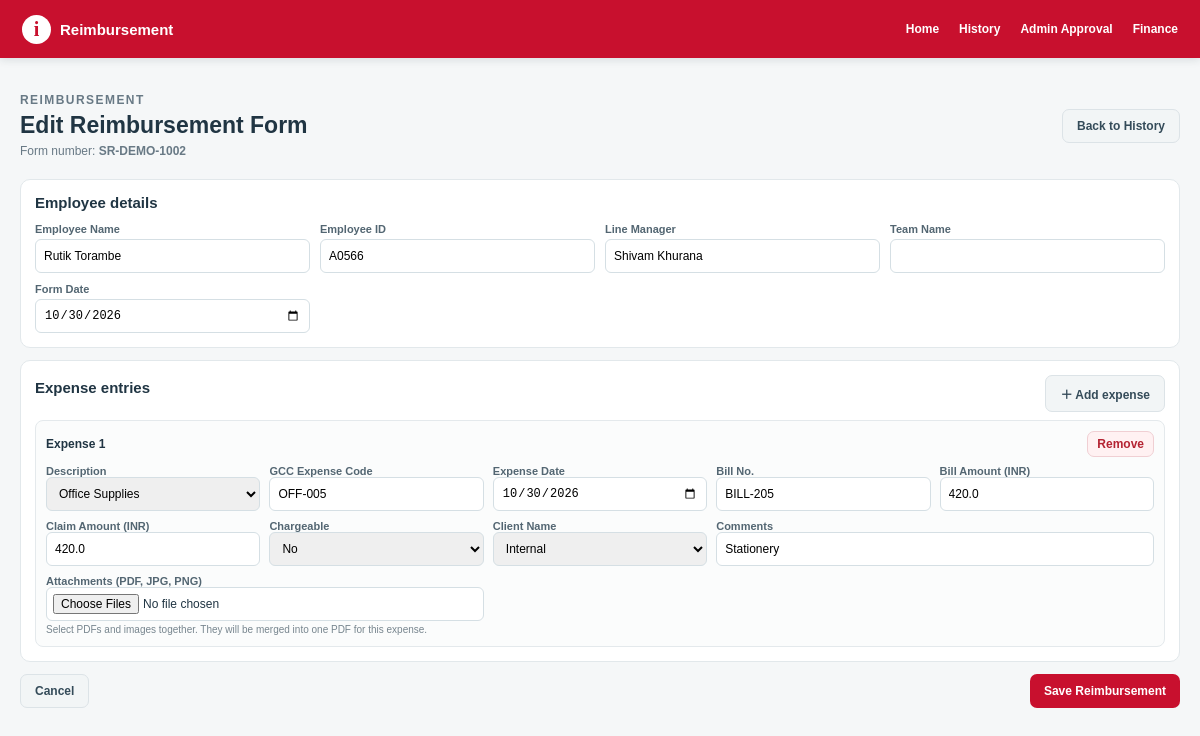
/reimbursement/SR-DEMO-1002/edit, run on an earlier commit of the app's database.
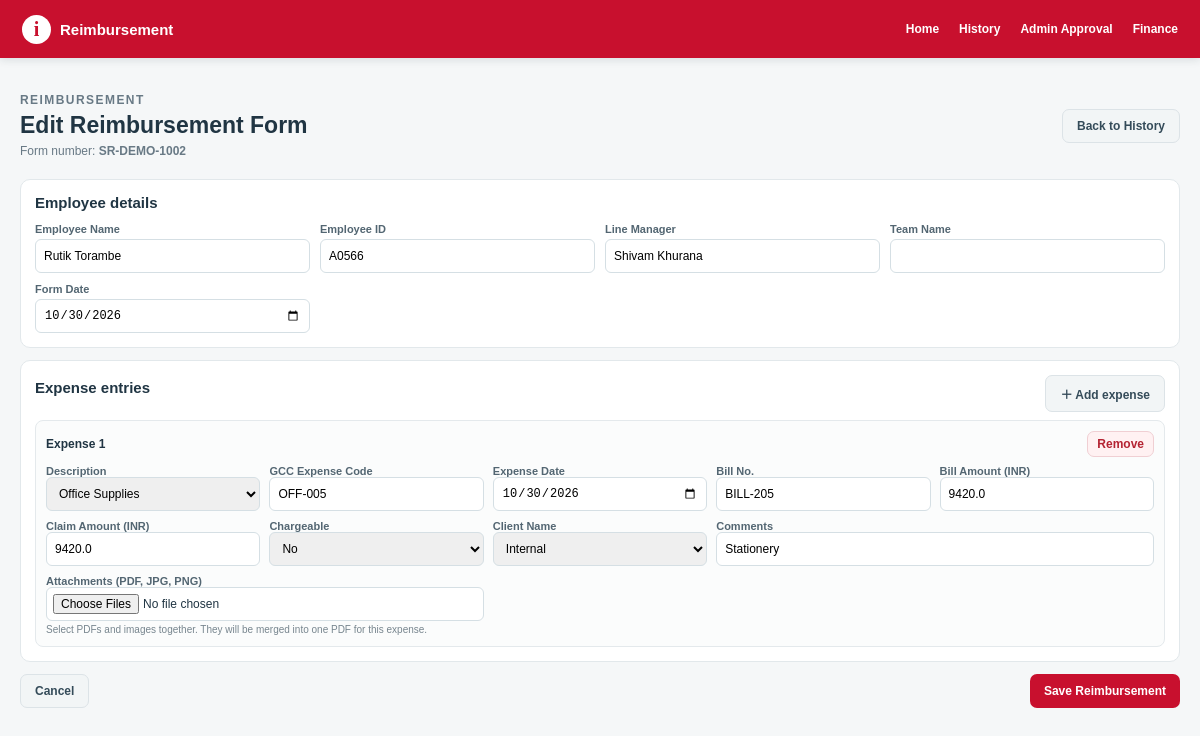
And on a later commit of the database.
### app.py (models this page shows, shortened)
class ExpenseSundry(db.Model):
    __tablename__ = "ExpenseSundry"
    FormNo = db.Column(db.String(255), primary_key=True)
    Item = db.Column(db.Integer, primary_key=True)
    FormDate = db.Column(db.Float)
    EmpID = db.Column(db.String(255))
    EName = db.Column(db.String(255))
    Manager = db.Column(db.String(255))
    TeamName = db.Column(db.String(255), nullable=True)
    Description = db.Column(db.String(255))
    GCCExpCode = db.Column(db.String(255))
    ExpenseDate = db.Column(db.Float)
    BillNo = db.Column(db.String(255))
    BillAmount = db.Column(db.Float, default=0)
    ClaimAmount = db.Column(db.Float, default=0)
    Chargeable = db.Column(db.String(20), default="NO")
    ClientName = db.Column(db.String(255))
    Comments = db.Column(db.String(1000))
    Status = db.Column(db.String(100), default="Submitted")
    DocumentID = db.Column(db.String(1000))
    FormPDFPath = db.Column(db.String(1000), nullable=True)
    AttachmentCheck = db.Column(db.String(50))
    ManagerApproval = db.Column(db.String(50), nullable=True, default="Pending", server_default=db.text("'Pending'"))
    HRApproval = db.Column(db.String(50), nullable=True, default="Pending", server_default=db.text("'Pending'"))
    SignatoryApproval = db.Column(db.String(50), nullable=True, default="Pending", server_default=db.text("'Pending'"))
    TeamHeadApproval = db.Column(db.String(50), nullable=True, default="Pending", server_default=db.text("'Pending'"))
    AdminApproval = db.Column(db.String(50), nullable=True, default="Pending", server_default=db.text("'Pending'"))
    ManagerApprovalBy = db.Column(db.String(255), nullable=True)
    HRApprovalBy = db.Column(db.String(255), nullable=True)
    SignatoryApprovalBy = db.Column(db.String(255), nullable=True)
    TeamHeadApprovalBy = db.Column(db.String(255), nullable=True)
    AdminApprovalBy = db.Column(db.String(255), nullable=True)
    FormReviewComments = db.Column(db.String(1000), nullable=True)
    ManagerApprovalDate = db.Column(db.Float, nullable=True)
    HRApprovalDate = db.Column(db.Float, nullable=True)
    SignatoryApprovalDate = db.Column(db.Float, nullable=True)
    TeamHeadApprovalDate = db.Column(db.Float, nullable=True)
    AdminApprovalDate = db.Column(db.Float, nullable=True)

### app.py (the view, shortened to what this page needs)
@app.route("/reimbursement/<form_no>/<action>", methods=["GET", "POST"])
def form_action(form_no, action):
    if action not in {"view", "edit", "delete"}:
        abort(404)
    rows = all_rows(form_no)
    if not rows:
        abort(404)
    if action == "view":
        return page("View Form", "view.html", form_no=form_no, rows=rows)
    first = rows[0]
    header = {"EName": first.EName or "", "EmpID": first.EmpID or "",
              "Manager": first.Manager or "", "TeamName": getattr(first, "TeamName", "") or "", "FormDate": excel_serial_to_input(first.FormDate) or date.today().isoformat()}
    return page("Edit Form", "form.html", mode="edit", form_no=form_no, rows=rows,
                header=header, today=date.today().isoformat(),
                descriptions=descriptions(), clients=clients(), gcc_codes=GCC_DESCRIPTION_CODES)

### app.py (called while the page is built)
def excel_serial_to_datetime(value):
    if value is None or str(value).strip() == "":
        return None
    if isinstance(value, datetime):
        return value
    text_value = str(value).strip()
    try:
        return EXCEL_EPOCH + timedelta(days=float(text_value))
    except (ValueError, TypeError, OverflowError):
        try:
            return datetime.strptime(text_value[:10], "%Y-%m-%d")
        except ValueError:
            return None

def excel_serial_to_input(value):
    parsed = excel_serial_to_datetime(value)
    return parsed.strftime("%Y-%m-%d") if parsed else ""

@app.template_filter("excel_date_input")
def excel_date_input_filter(value):
    return excel_serial_to_input(value)

def all_rows(form_no):
    return ExpenseSundry.query.filter_by(FormNo=form_no).order_by(ExpenseSundry.Item.asc()).all()

def page(title, template, **context):
    return render_template(template, title=title, **context)

def descriptions():
    return list(GCC_DESCRIPTION_CODES.keys())

def clients():
    return ["Select Client", "Client A", "Client B", "Client C", "Internal"]

### templates/form.html (shortened to what this page needs)
{% extends "base.html" %}
{% block content %}
<div class="form-page">
  <div class="form-head"><div><p class="eyebrow">REIMBURSEMENT</p><h1>{{ 'New Sundry Reimbursement Form' if mode=='new' else 'Edit Reimbursement Form' }}</h1><p>Form number: <strong>{{ form_no }}</strong></p></div><a class="btn btn-light" href="{{ url_for('history') }}">Back to History</a></div>
  <form method="post" enctype="multipart/form-data" id="expense-form">
    <section class="form-panel"><h2>Employee details</h2><div class="form-grid">
      <label>Employee Name<input name="EName" required value="{{ header.get('EName','') }}"></label>
      <label>Employee ID<input name="EmpID" required value="{{ header.get('EmpID','') }}"></label>
      <label>Line Manager<input name="Manager" value="{{ header.get('Manager','') }}"></label>
      <label>Team Name<input name="TeamName" value="{{ header.get('TeamName','') }}"></label>
      <label>Form Date<input type="date" name="FormDate" value="{{ header.get('FormDate',today) }}"></label>
    </div></section>
    <section class="form-panel"><div class="row-head"><h2>Expense entries</h2><button type="button" class="btn btn-light" id="add-expense">＋ Add expense</button></div>
      <div class="expense-list" id="expense-list">
      {% for r in rows %}
      <article class="expense-row">
        <div class="row-head"><strong>Expense <span class="row-number">{{ loop.index }}</span></strong><button type="button" class="btn btn-remove remove-expense">Remove</button></div>
        <div class="expense-row-grid">
          <div class="expense-field"><label>Description</label><select name="Description[]" class="description" required>{% for d in descriptions %}<option value="{{ d }}" {% if r.Description==d %}selected{% endif %}>{{ d }}</option>{% endfor %}</select></div>
          <div class="expense-field"><label>GCC Expense Code</label><input name="GCCExpCode[]" class="gcc-code" value="{{ gcc_codes.get(r.Description,'') }}" readonly></div>
          <div class="expense-field"><label>Expense Date</label><input type="date" name="ExpenseDate[]" value="{{ r.ExpenseDate|excel_date_input }}"></div>
          <div class="expense-field"><label>Bill No.</label><input name="BillNo[]" value="{{ r.BillNo or '' }}"></div>
          <div class="expense-field"><label>Bill Amount (INR)</label><input type="number" step="0.01" min="0" name="BillAmount[]" value="{{ r.BillAmount or 0 }}"></div>
          <div class="expense-field"><label>Claim Amount (INR)</label><input type="number" step="0.01" min="0" name="ClaimAmount[]" value="{{ r.ClaimAmount or 0 }}"></div>
          <div class="expense-field"><label>Chargeable</label><select name="Chargeable[]"><option value="NO" {% if (r.Chargeable or 'NO')=='NO' %}selected{% endif %}>No</option></select></div>
          <div class="expense-field"><label>Client Name</label><select name="ClientName[]">{% for c in clients %}<option value="{{ c }}" {% if r.ClientName==c %}selected{% endif %}>{{ c }}</option>{% endfor %}</select></div>
          <div class="expense-field wide"><label>Comments</label><input name="Comments[]" value="{{ r.Comments or '' }}"></div>
          <div class="expense-field wide"><label>Attachments (PDF, JPG, PNG)</label><input type="file" name="attachments_{{ loop.index0 }}" accept=".pdf,.jpg,.jpeg,.png" multiple><span class="form-note">Select PDFs and images together. They will be merged into one PDF for this expense.</span></div>
        </div>
      </article>
      {% endfor %}
      </div>
    </section>
    <div class="form-actions"><a class="btn btn-light" href="{{ url_for('history') }}">Cancel</a><button class="btn btn-red" type="submit">Save Reimbursement</button></div>
  </form>
</div>
{% endblock %}

What changed in the data, as far as the page shows it:
changed ExpenseSundry "Office Supplies": BillAmount "420.0" → "9420.0"; ClaimAmount "420.0" → "9420.0"
